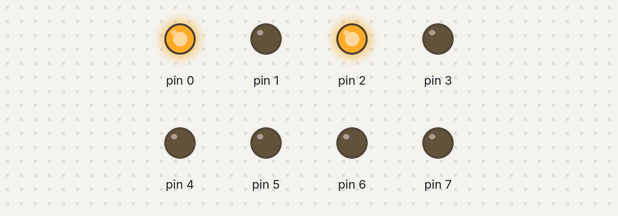
Recording of a sketch running on a simulated Arduino Uno, built with avr-gcc and run on an emulated ATmega328P. Shown: output pins drawn as LEDs (lit = HIGH).

Above: at 0.1 s.
Timing chart, 0 to 1.6 s (numbered marks = the images above):
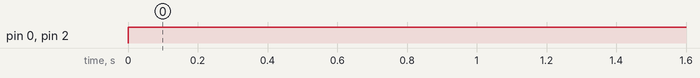

Measured:
- by itself, pin 0, pin 2: LOW → HIGH at 0.00 s

The sketch:

CopyCode.ino
```cpp
// DAC R-2R Ladder 8 bit tutorials and schematic can be seen at

int valSin; // the sinwave variable
void setup() {
  DDRD = B11111111;  // Port D at Arduino Uno (pin 0-7)
}

void loop() {
//  for (int i = 0; i < 360; i++) { //looping the value of i from 0 to 360 degree
//    valSin = ((sin(i * DEG_TO_RAD) + 1) * 255) / 2; // creating the sinwave from i, 255 is the highest value in 8 bit (0-255)
//    PORTD = valSin; // assign the sinwave to portD
//    PORTD = 5;
//    delay(10); // set the delay of the analog value
//  }
    PORTD=5;
    delay(10);
}
```
